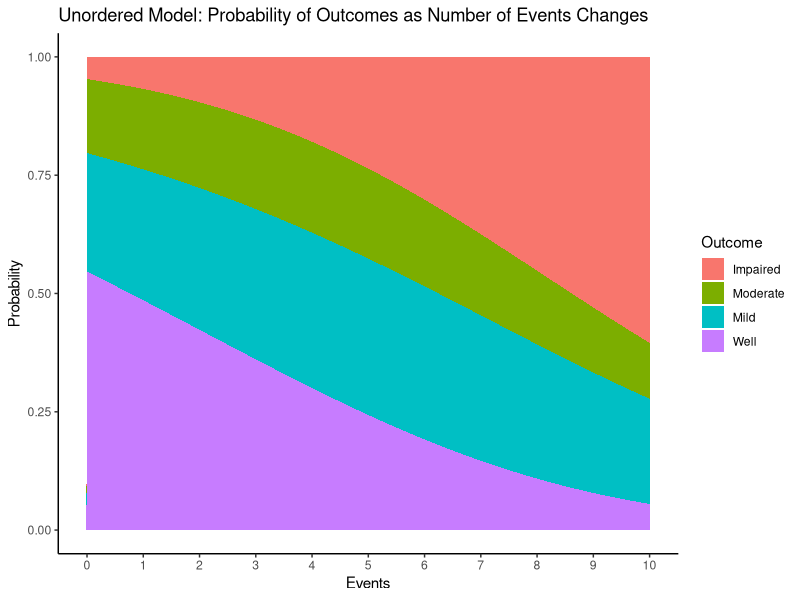
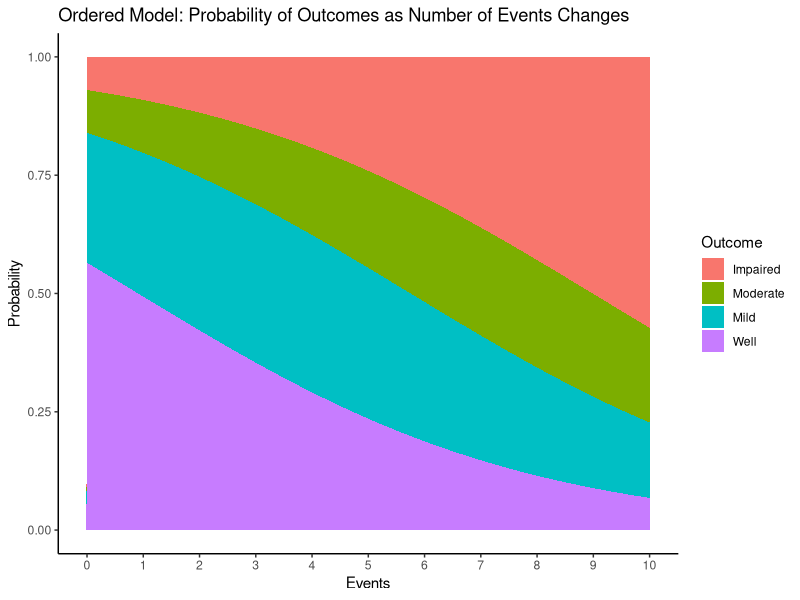
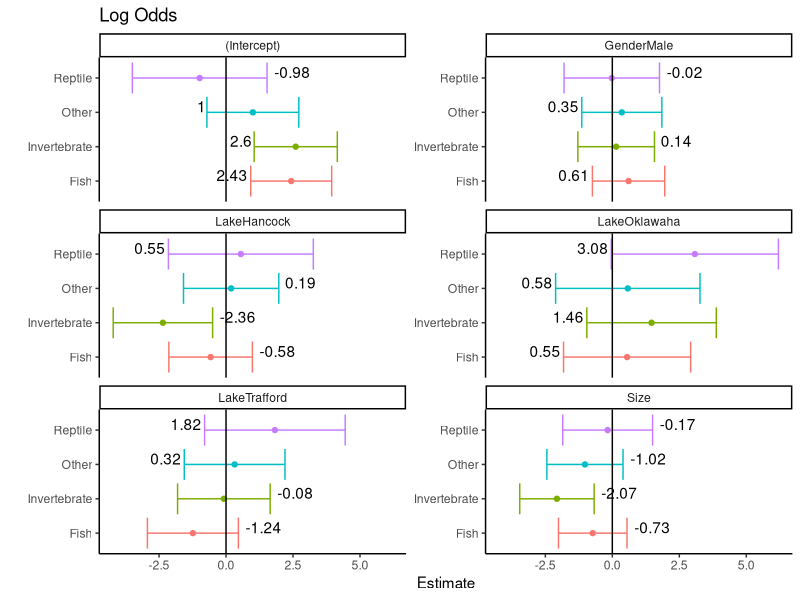

The R script that drew these images, in order:
## ---- chunk 1
library(MASS)
library(tidyverse)
library(nnet)
library(lmtest)

orderImpair <- c("Impaired", "Moderate", "Mild", "Well")
impairDF <- read_tsv("./mentalimpairment-data.txt", col_types="icii") %>%
    mutate(Impairment=factor(Impairment, levels=orderImpair))
allDF <- read_tsv("./alligatorfood-data.txt", col_types="cciiiiii") %>%
    gather(key="Prey", value="Count", Fish:Other) %>%
    slice(unlist(mapply(function(x, y) rep(x, y), 1:n(), Count))) %>%
    select(-Count)
## ---- chunk 2
modelImpFull <- multinom(Impairment ~ SES + Events, data=impairDF, trace=F)
modelImpSES <- multinom(Impairment ~ SES, data=impairDF, trace=F)
modelImpEVT <- multinom(Impairment ~ Events, data=impairDF, trace=F)
lrtest(modelImpEVT, modelImpFull)
lrtest(modelImpSES, modelImpFull)

finalModel <- modelImpEVT
## ---- chunk 3
(jPred <- finalModel %>%
    predict(data.frame(SES=0, Events=7), type="probs") %>%
    round(4))
## ---- chunk 4
data.frame(Events=seq(0, 10, by=.1)) %>%
    cbind(predict(finalModel, ., type="probs")) %>%
    gather(key="Outcome", value="Probability", Impaired:Well) %>%
    mutate(Outcome=factor(Outcome, levels=orderImpair)) %>%
    ggplot(aes(x=Events, y=Probability, group=Outcome, fill=Outcome)) +
    geom_area() +
    theme_classic() +
    scale_x_continuous(breaks=0:10) +
    ggtitle("Unordered Model: Probability of Outcomes as Number of Events Changes")

## ---- chunk 5
modelPImpFull <- polr(Impairment ~ SES + Events, data=impairDF, Hess=TRUE)
modelPImpSES <- polr(Impairment ~ SES, data=impairDF, Hess=TRUE)
modelPImpEVT <- polr(Impairment ~ Events, data=impairDF, Hess=TRUE)
lrtest(modelPImpEVT, modelPImpFull)
lrtest(modelPImpSES, modelPImpFull)

finalPModel <- modelPImpEVT
## ---- chunk 6
(jPPred <- finalPModel %>%
    predict(data.frame(SES=0, Events=7), type="probs") %>%
    round(4))
## ---- chunk 7
data.frame(Events=seq(0, 10, by=.1)) %>%
    cbind(predict(finalPModel, ., type="probs")) %>%
    gather(key="Outcome", value="Probability", Impaired:Well) %>%
    mutate(Outcome=factor(Outcome, levels=orderImpair)) %>%
    ggplot(aes(x=Events, y=Probability, group=Outcome, fill=Outcome)) +
    geom_area() +
    theme_classic() +
    scale_x_continuous(breaks=0:10) +
    ggtitle("Ordered Model: Probability of Outcomes as Number of Events Changes")

## ---- chunk 8
modelAll <- multinom(Prey ~ Lake + Gender + Size, data=allDF, trace=F)

extractCoeffs <- function(fittedmodel, logodds=FALSE){
    coeff <- coef(fittedmodel) %>%
        as.data.frame %>%
        mutate(Outcome=row.names(.)) %>%
        gather(key=Coefficient, value=Estimate, -Outcome) %>%
        mutate(lower=c(t(confint(fittedmodel)[,1,]))) %>%
        mutate(upper=c(t(confint(fittedmodel)[,2,])))
    if(!logodds){
        coeff <- coeff %>%
            mutate_if(is.numeric, exp)
    }
    return(coeff)
}

pReptile <- modelAll %>%
    predict(data.frame(Lake="Trafford",Gender="Male",Size=1), type="probs") %>%
    .["Reptile"] %>% round(4)
## ---- chunk 9
pReptile <- modelAll %>%
    predict(data.frame(Lake="Trafford",Gender="Male",Size=1), type="probs") %>%
    .["Reptile"] %>% round(4)

extractCoeffs(modelAll, T) %>%
    ggplot(aes(Outcome, Estimate, color = Outcome)) +   
    geom_point() +
    geom_errorbar(aes(ymin=lower, ymax=upper)) +
    facet_wrap(~Coefficient, ncol=2, scales="free_y") +
    geom_abline(intercept = 0, slope=0) +
    labs(x="") +
    coord_flip() +
    guides(color=FALSE) +
    theme_classic() +
    ggtitle("Log Odds") +
    geom_text(aes(
        y=ifelse(Estimate > .2, lower, upper), 
        label=round(Estimate, 2), 
        vjust=0, color=NULL, hjust=ifelse(Estimate > .2, 1.1, -.2)))
